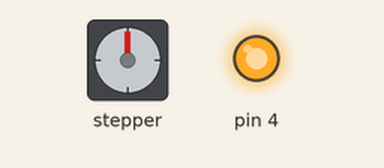
Simulated run of this sketch. Board: Arduino Uno, built with avr-gcc and run on an emulated ATmega328P. Parts: stepper motor, output pins drawn as LEDs (lit = HIGH). Wiring (inferred from the names in the program): stepper motor driver (400 steps per turn assumed): step pin 5; direction pin 2. Pins used as bus, display or sensor lines are not drawn.

Above: at 0.05 s.
At 2.35 s:
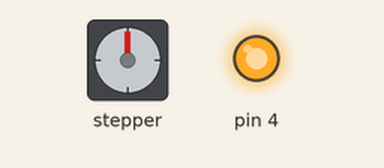
At 4.7 s:
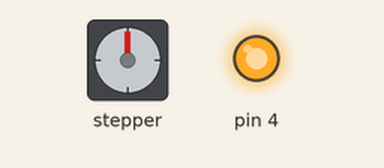
At 9.35 s:
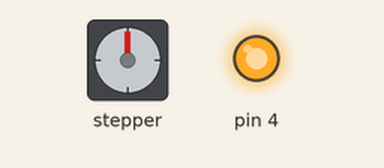
Timing chart, 0 to 12.2 s (numbered marks = the images above):
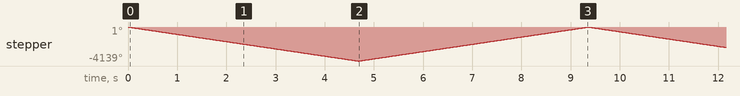

The sketch:

lift.ino
```cpp
/*Example sketch to control a stepper motor with A4988/DRV8825 stepper motor
driver and Arduino without a library. More info: https://www.makerguides.com */

// Define stepper motor connections and steps per revolution:
#define dirPin 2
#define stepPin 5
#define stepsPerRevolution 400
int Mspeed = 500;
int totalSteps = 4600;

void spinDown(float revs){

  // Set the spinning direction counterclockwise:
  digitalWrite(dirPin, HIGH);
  delayMicroseconds(500);
  // Spin the stepper motor 5 revolutions fast:
  for (int i = 0; i < (revs) *  stepsPerRevolution; i++) {
    // These four lines result in 1 step:
    digitalWrite(stepPin, HIGH);
    delayMicroseconds(Mspeed);
    digitalWrite(stepPin, LOW);
    delayMicroseconds(Mspeed);
  }
}

void spinUp(float revs){

  // Set the spinning direction counterclockwise:

  digitalWrite(dirPin, LOW);
  delayMicroseconds(500);
  // Spin the stepper motor 5 revolutions fast:
  for (int i = 0; i < ( revs) * stepsPerRevolution; i++) {
    // These four lines result in 1 step:
    digitalWrite(stepPin, HIGH);
    delayMicroseconds(Mspeed);
    digitalWrite(stepPin, LOW);
    delayMicroseconds(Mspeed);
  }
}


void spinOffset(int steps){

  // Set the spinning direction counterclockwise:

  digitalWrite(dirPin, LOW);
  delayMicroseconds(500);
  // Spin the stepper motor 5 revolutions fast:
  for (int i = 0; i < steps ; i++) {
    // These four lines result in 1 step:
    digitalWrite(stepPin, HIGH);
    delayMicroseconds(Mspeed);
    digitalWrite(stepPin, LOW);
    delayMicroseconds(Mspeed);
  }

}


void setup() {
  // Declare pins as output:
  pinMode(stepPin, OUTPUT);
  pinMode(dirPin, OUTPUT);
  pinMode(4, OUTPUT);
  digitalWrite(4,HIGH);

}
unsigned long time_now = 0;
int period = 1000;

void loop() {
  spinUp(11.5);
  spinDown(11.5);
  time_now = millis();
}
```

Measured:
- by itself, stepper: turns 4139° counter-clockwise in 4.7 s, then 4139° clockwise in 4.7 s, repeating every 9.4 s
